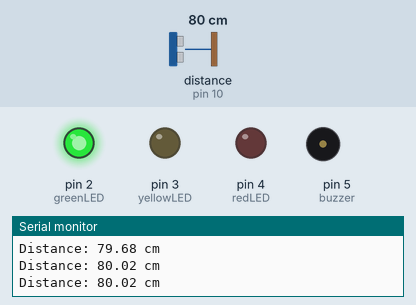
The sketch below on a simulated Arduino Uno, built with avr-gcc and run on an emulated ATmega328P. Parts: output pins drawn as LEDs (lit = HIGH), buzzer (waves = sounding), the last lines printed to the serial monitor. Wiring (inferred from the names in the program): ultrasonic range finder: trigger pin 9; echo pin 10. The inputs (shaded band) are chosen by the test bench; at power-on: distance to the obstacle (sensor on pin 10) 80 cm. The echo pulse lasts 58.3 µs per cm; pins used as bus, display or sensor lines are not drawn.

Above: at 1.3 s.
1.4 s: distance to the obstacle (sensor on pin 10) set to 21 cm
2.9 s: distance to the obstacle (sensor on pin 10) set to 18 cm
At 4.2 s:
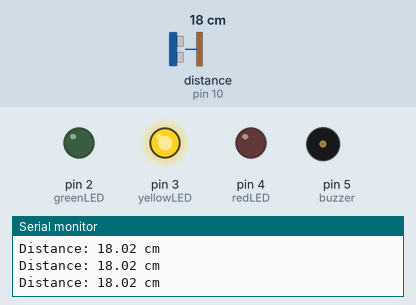
4.5 s: distance to the obstacle (sensor on pin 10) set to 11 cm
6.0 s: distance to the obstacle (sensor on pin 10) set to 8 cm
At 6.9 s:
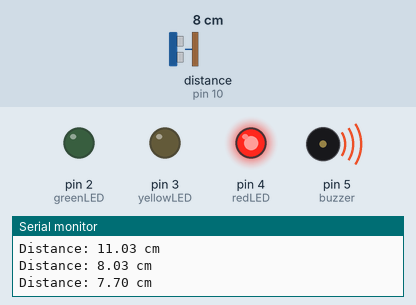
7.5 s: distance to the obstacle (sensor on pin 10) set to 35 cm
At 8.3 s:
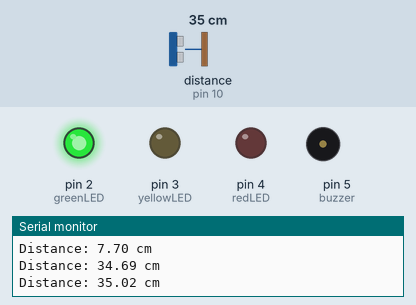
9.0 s: distance to the obstacle (sensor on pin 10) set to 2 cm
At 9.7 s:
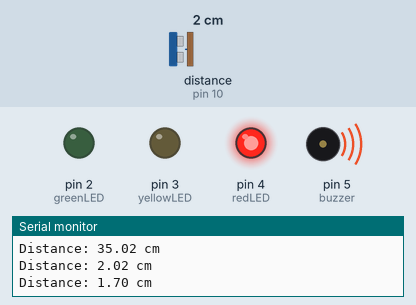
Timing chart, 0 to 11.5 s (numbered marks = the images above; inputs shaded):
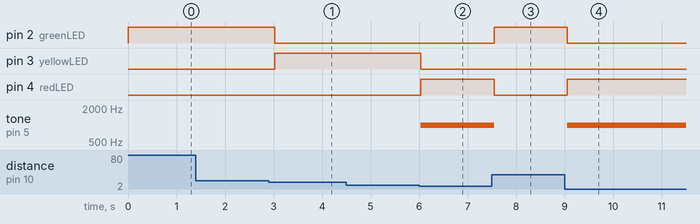

The sketch:

smart_parking_assistant.ino
```cpp
// Q22 - Smart Parking Assistant
// HC-SR04 + 3 LEDs + Buzzer

const int trigPin = 9;
const int echoPin = 10;

const int greenLED = 2;
const int yellowLED = 3;
const int redLED = 4;

const int buzzer = 5;

long duration;
float distance;

void setup() {

  pinMode(trigPin, OUTPUT);
  pinMode(echoPin, INPUT);

  pinMode(greenLED, OUTPUT);
  pinMode(yellowLED, OUTPUT);
  pinMode(redLED, OUTPUT);

  pinMode(buzzer, OUTPUT);

  Serial.begin(9600);

  Serial.println("=== Smart Parking Assistant ===");
}

void loop() {

  // Send Ultrasonic Pulse
  digitalWrite(trigPin, LOW);
  delayMicroseconds(2);

  digitalWrite(trigPin, HIGH);
  delayMicroseconds(10);

  digitalWrite(trigPin, LOW);

  // Read Echo
  duration = pulseIn(echoPin, HIGH);

  // Calculate Distance
  distance = duration * 0.0343 / 2;

  Serial.print("Distance: ");
  Serial.print(distance);
  Serial.println(" cm");

  // Turn everything OFF first
  digitalWrite(greenLED, LOW);
  digitalWrite(yellowLED, LOW);
  digitalWrite(redLED, LOW);
  noTone(buzzer);

  // SAFE
  if (distance > 20) {

    digitalWrite(greenLED, HIGH);

  }

  // WARNING
  else if (distance > 10 && distance <= 20) {

    digitalWrite(yellowLED, HIGH);

  }

  // DANGER
  else {

    digitalWrite(redLED, HIGH);

    tone(buzzer, 1000);

  }

  delay(500);
}
```

Measured:
- the behaviour switches between 20 and 19 cm on distance to the obstacle (sensor on pin 10) (found by bisection; images 0 and 1)
- the behaviour switches between 10 and 9 cm on distance to the obstacle (sensor on pin 10) (found by bisection; images 1 and 2)
- after the input at 2.9 s, pin 2 (greenLED): HIGH → LOW after 0.13 s; pin 3 (yellowLED): LOW → HIGH after 0.13 s
- after the input at 6.0 s, pin 3 (yellowLED): HIGH → LOW at once; pin 4 (redLED): LOW → HIGH at once; tone on pin 5 (buzzer): silent → 1000 Hz at once
- after the input at 7.5 s, pin 2 (greenLED): LOW → HIGH at once; pin 4 (redLED): HIGH → LOW at once; tone on pin 5 (buzzer): 1000 Hz → silent at once
- after the input at 9.0 s, pin 2 (greenLED): HIGH → LOW after 0.05 s; pin 4 (redLED): LOW → HIGH after 0.05 s; tone on pin 5 (buzzer): silent → 1000 Hz after 0.05 s
